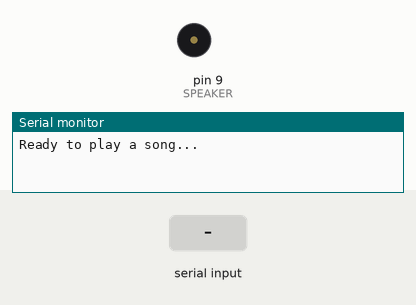
Recording of a sketch running on a simulated Arduino Uno, built with avr-gcc and run on an emulated ATmega328P. On the bench: buzzer (waves = sounding), the last lines printed to the serial monitor. The inputs (shaded band) are chosen by the test bench.

Above: at 1.2 s.
1.3 s: "A" received over Serial
At 2.42 s:
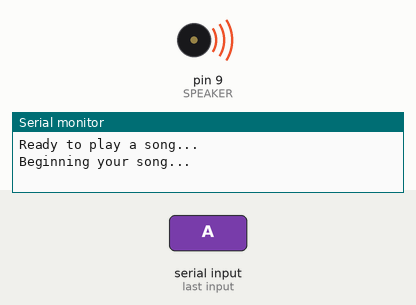
Timing chart, 0 to 4.3 s (numbered marks = the images above; inputs shaded):
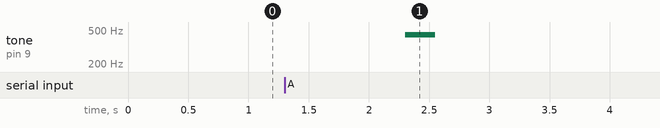

The sketch:

parsch_SerialPiano.ino
```cpp
#include "pitches.h"

#define SPEAKER 9 // The speaker pin
#define NOTE_TIME 250 // How many milliseconds a note holds for
#define MAX_SONG 100 // The number of notes a song may have
#define MAX_LOADER_SIZE 200 // The number of characters the loader string may contain
#define READY_MESSAGE "Ready to play a song..." // The message that displays when ready

char song[MAX_SONG]; // Our current song
char loader[MAX_LOADER_SIZE]; // What we use to take data from the serial port

unsigned long nextNote = 0; // When we will play our next note
bool isPlaying = false; // Are we currently playing a song
int currentNote = 0; // The current position of the note we are playing

// Clears out our song
void resetSong();

// Load the values in our loader into our song
void loadSong();

// Check if ready for next note
bool playNextNote();

// Plays the note given to it
void playNote(char note);

void setup()
{
	Serial.begin(9600);
	resetSong();
}

void loop()
{
	if (isPlaying)
	{
		// Music logic
		if (playNextNote())
		{
			playNote(song[currentNote]);
		}
	}
	else
	{
		if (Serial.available()) // Check Serial for data
		{
			// Load music
			int bytesRead = Serial.readBytes(loader, MAX_LOADER_SIZE); // Read our music in

			// Null out unneeded data
			for (int i = bytesRead; i < MAX_LOADER_SIZE; i++) loader[i] = NULL;

			loadSong();

			// Begin our song
			Serial.println("Beginning your song...");
			nextNote = millis() + NOTE_TIME;
			playNote(song[0]);
		}
	}
}

// Clears out our song
void resetSong()
{
	isPlaying = false;
	for (int i = 0; i < MAX_SONG; i++) song[i] = NULL;

	Serial.println(READY_MESSAGE);
}

// Load the values in our loader into our song
void loadSong()
{
	// Tell the program we are starting a new song
	currentNote = 0;
	isPlaying = true;

	// Translate the given string into the song
	int songpos = 0;
	for (int i = 0; i < MAX_LOADER_SIZE; i++)
	{
		// Only accept the notes that we allow
		switch(loader[i])
		{
			case 'A':
			case 'B':
			case 'C':
			case 'D':
			case 'E':
			case 'F':
			case 'G':
			case '0':
				song[songpos] = loader[i];
				++songpos;
				break;
		}
	}
}

// Check if ready for next note
bool playNextNote()
{
	if (nextNote <= millis())
	{
		++currentNote;
		nextNote = millis() + NOTE_TIME;
		return true;
	}
	else return false;
}

// Plays the note given to it
void playNote(char note)
{
	switch(note)
	{
		case 'A':
			tone(SPEAKER, NOTE_A4);
			break;
		case 'B':
			tone(SPEAKER, NOTE_B4);
			break;
		case 'C':
			tone(SPEAKER, NOTE_C4);
			break;
		case 'D':
			tone(SPEAKER, NOTE_D4);
			break;
		case 'E':
			tone(SPEAKER, NOTE_E4);
			break;
		case 'F':
			tone(SPEAKER, NOTE_F4);
			break;
		case 'G':
			tone(SPEAKER, NOTE_G4);
			break;
		case '0':
			noTone(SPEAKER);
			break;
		case NULL:
			noTone(SPEAKER);
			resetSong();
			break;
	}
}
```

pitches.h
```cpp
/*************************************************
 * Public Constants
 *************************************************/

#define NOTE_B0  31
#define NOTE_C1  33
#define NOTE_CS1 35
#define NOTE_D1  37
#define NOTE_DS1 39
#define NOTE_E1  41
#define NOTE_F1  44
#define NOTE_FS1 46
#define NOTE_G1  49
#define NOTE_GS1 52
#define NOTE_A1  55
#define NOTE_AS1 58
#define NOTE_B1  62
#define NOTE_C2  65
#define NOTE_CS2 69
#define NOTE_D2  73
#define NOTE_DS2 78
#define NOTE_E2  82
#define NOTE_F2  87
#define NOTE_FS2 93
#define NOTE_G2  98
#define NOTE_GS2 104
#define NOTE_A2  110
#define NOTE_AS2 117
#define NOTE_B2  123
#define NOTE_C3  131
#define NOTE_CS3 139
#define NOTE_D3  147
#define NOTE_DS3 156
#define NOTE_E3  165
#define NOTE_F3  175
#define NOTE_FS3 185
#define NOTE_G3  196
#define NOTE_GS3 208
#define NOTE_A3  220
#define NOTE_AS3 233
#define NOTE_B3  247
#define NOTE_C4  262
#define NOTE_CS4 277
#define NOTE_D4  294
#define NOTE_DS4 311
#define NOTE_E4  330
#define NOTE_F4  349
#define NOTE_FS4 370
#define NOTE_G4  392
#define NOTE_GS4 415
#define NOTE_A4  440
#define NOTE_AS4 466
#define NOTE_B4  494
#define NOTE_C5  523
#define NOTE_CS5 554
#define NOTE_D5  587
#define NOTE_DS5 622
#define NOTE_E5  659
#define NOTE_F5  698
#define NOTE_FS5 740
#define NOTE_G5  784
#define NOTE_GS5 831
#define NOTE_A5  880
#define NOTE_AS5 932
#define NOTE_B5  988
#define NOTE_C6  1047
#define NOTE_CS6 1109
#define NOTE_D6  1175
#define NOTE_DS6 1245
#define NOTE_E6  1319
#define NOTE_F6  1397
#define NOTE_FS6 1480
#define NOTE_G6  1568
#define NOTE_GS6 1661
#define NOTE_A6  1760
#define NOTE_AS6 1865
#define NOTE_B6  1976
#define NOTE_C7  2093
#define NOTE_CS7 2217
#define NOTE_D7  2349
#define NOTE_DS7 2489
#define NOTE_E7  2637
#define NOTE_F7  2794
#define NOTE_FS7 2960
#define NOTE_G7  3136
#define NOTE_GS7 3322
#define NOTE_A7  3520
#define NOTE_AS7 3729
#define NOTE_B7  3951
#define NOTE_C8  4186
#define NOTE_CS8 4435
#define NOTE_D8  4699
#define NOTE_DS8 4978
```

Measured:
- after the input at 1.3 s, tone on pin 9 (SPEAKER): silent → 440 Hz after 1.0 s, → silent 0.25 s later
